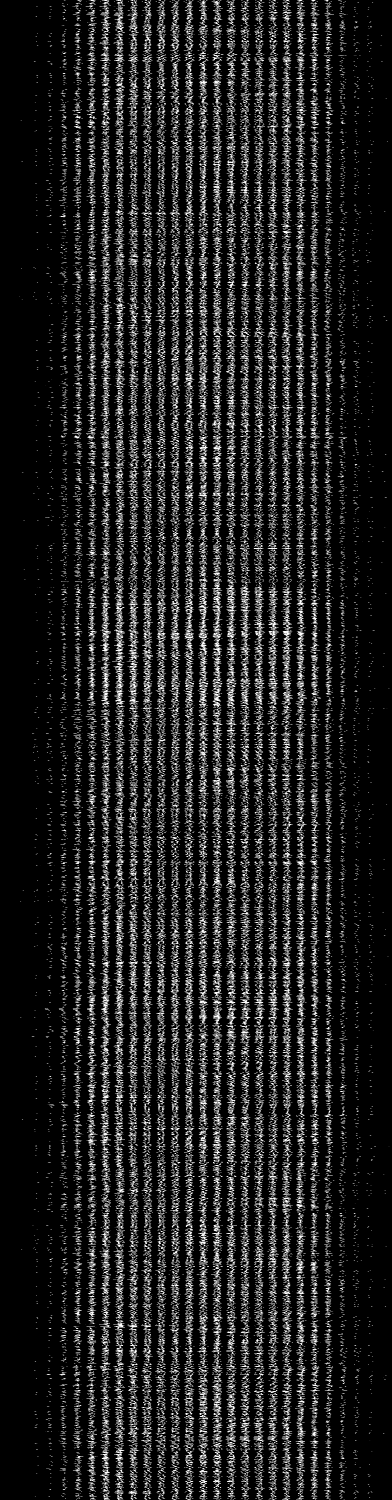
#> input picture _images/mnist_batch_0.png, 784 x 3000 px, found by its file name (shown at 1/2 size)
$ jupyter execute --allow-errors '07.3 Training an MLP using MNIST handwritten digit data.ipynb'
#> lines starting #> are read from the running program, lines starting #| are printed output that depends on the picture
# 3. Training an MLP using MNIST handwritten digit data

In this notebook, you will be working with a very famous dataset known as the [MNIST database of handwritten images](http://yann.lecun.com/exdb/mnist/) (*Modified National Institute of Standards and Technology* database).

The complete dataset comprises a training set of 60,000 example images and a test set containing a further 10,000 examples. Each of the handwritten digit images have been "size-normalized" to the same image size. In addition, each sample digit has been centred within the fixed-size image.

## 3.1 Extracting MNIST training images from an image data file

The MNIST handwritten image dataset has been widely used for benchmarking the performance of different machine-learning techniques, particularly in their early stages of development. It is also widely used for demonstration purposes, and you will meet several neural networks that were originally trained on the dataset in later notebooks.

In order to work with the dataset, we need to access it somehow. One common way of distributing the dataset is to encode all the handwritten digit image files, or batches or them, within another image file. In the example we will be working with, where each handwritten digit image is represented as a 28 x 28 pixel greyscale image, each row of the "distribution" image file contains the 28 x 28 x 1 = 784 pixel values that represent a single 28 x 28 pixel handwritten digit image.

This is what one of the distribution data image files looks like:

At first glance, it doesn't look like a lot of handwritten digits, does it?

So let's investigate that large image file a little bit more.

*This notebook includes quite a lot of fiddly bits of code to handle the MNIST images data. You are not expected to be able to write this sort of code, nor even to necessarily understand it. It is provided as a demonstration to illustrate the process steps and the sort of code required to actually make use of the data.*

### 3.1.1 Importing the MNIST data image
When displayed as an image, the image is 784 pixels wide and 3000 pixels high, which we can see from the size of the image if we load it in to Python as an image object:

[cell 1]
from PIL import Image

# Load in the image data file
img = Image.open('mnist_batch_0.png')
#> img is the input picture: PIL image 784x3000 L; min 0, max 255, mean 33.4

# If the image is a colour image, we can use various tools
# to convert it to a greyscale image
# .convert("L")

# Display the size of the image as (rows, columns)
print(f'The image size, given as (columns, rows), is {img.size}.')
#| The image size, given as (columns, rows), is (784, 3000).

This image itself contains 3000 lines of MNIST image data, corresponding to 3000 separate handwritten digit images. The 784 columns in each row represent a linearised version of the $28 \times 28 = 784$ values that represent the values of each pixel in each `28 × 28` pixel handwritten digit image.

We can preview what one of the rows looks like by running the following code cell:

[cell 2]
# If we convert the image data to a one-dimensional array (i.e. a list of values)
# the first 784 elements will represent the contents of the first row
# That is, a linear representation of the first 28 x 28 pixel sized handwritten digit image
print(list(img.getdata())[:784])
#> (printed output is left out)

We can inspect the image object to see how the data has been encoded:

[cell 3]
img.getbands()
#> Out = ('L',)

In this case, from the [`PIL` package documentation](https://pillow.readthedocs.io/en/4.1.x/handbook/concepts.html#modes), we see that mode `L` corresponds to a black and white image encoded with 8-bit pixels, defining each pixel as an integer with one of $2^8$ values, which is to say an integer in the range `0...255`, as can be seen from the preview of the first row of the image data.

### 3.1.2 Extracting individual digit images

What happens if we take one of these rows of data, cast it into its own 28 x 28 array, and convert it to an image file format?

[cell 4]
import numpy as np

# Turn the image data into a multidimensional array
# of 3000 separate 28 x 28 arrays
images_array = np.array(img).reshape(3000, 28, 28)

# Get the third item (index value 2), that is, the third 28 x 28 image data array
image_array = images_array[2]
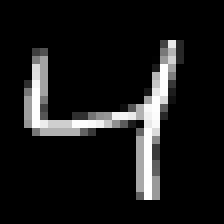
#> image_array: shape (28, 28) (shown 8 times larger); min 0, max 255, mean 24.8

# And convert it to an image
image_image = Image.fromarray(image_array)

# Then display it
image_image

The `sensor_data.image_from_array()` function will also create the image for us using the same approach:

[cell 5]
from nn_tools.sensor_data import image_from_array

image_from_array(image_array)
#> (this line was passed over: nn_tools is not available in this run)

We can zoom in on an image to look at it in more detail using the `nn_tools.sensor_data.zoom_img` function:

[cell 6]
from nn_tools.sensor_data import zoom_img

zoom_img(image_image)
#> (this line was passed over: nn_tools is not available in this run)

We now see the handwritten digit not as series of numbers but as an actual image.

For convenience, if we want to work with a list of images, we can generate one using the `get_images_list_from_images_array()` function:

[cell 7]
from nn_tools.sensor_data import get_images_list_from_images_array

#> (the rest of this cell did not finish here and is left out)

### 3.1.3 Viewing an individual digit image as data

We can also view the image data in a *pandas* dataframe, trimming the dataframe to remove background coloured edging.

*By default, the dataframe returning functions will preview the dataframe with colour highlight; pass the attribute `show=False` to disable this view.*

[cell 8]
from nn_tools.sensor_data import trim_image, df_from_image

#> (the rest of this cell did not finish here and is left out)

*Record your own observations here about how the numeric values associated with each pixel correspond to the way they are rendered in the original image and in the false-colour dataframe heat map shown above.*

To recap, the original *mnist_batch_0.png* file, which just happened to be an image file and could be viewed as such, was actually being used as a convenient way of transporting 3000 rows of data. In turn, each row of data could itself be transformed into a square data array that could then be rendered as a distinct handwritten digit image. The image itself, of course, is just numbers underneath...

### 3.1.4 So what?

At this point, you may be wondering what this has to do with training neural networks, let alone programming robots. What the example serves to demonstrate is that training a neural network on some test data may require a range of computer skills and knowledge to even get the data into a form where you can begin to make use of it.

Working with file formats and raw data representations often represents a large part of the workload associated with any data analysis, modelling, or classification task, and often requires significant computational data handling skills. Whilst we don't expect you to learn how to perform these data wrangling tasks yourself as part of this module, you should be aware that when you see recipes saying things like "*just load in the dataset...*", there may be quite a lot of work associated with that word, *just*.

*To learn more about working with data along the whole data pipeline, from data acquisition, to data cleaning, management, storage, analysis and presentation, consider taking the Open University module [__TM351 Data management and analysis__](http://www.open.ac.uk/courses/modules/tm351).*

## 3.2 Preparing the MNIST image training data

Although MLP classifiers can struggle with large images, the 28 x 28 pixel image size used for the MNIST images is not too large to train an MLP on, although it does require an input layer containing 784 neurons, one for each pixel.

To train the MLP on the linearised pixel values, we need to present labelled images that identify the category (that is, the digit) that each image represents.

The training labels are provided in a separate file which we can load in as follows:

[cell 9]
import json

# The labels.txt file contains 3000 digit labels in the same order as the image data file
with open('labels.txt', 'r') as f:
#> (reads content/06_Robot_Lab/labels.txt from the repository)
    labels = json.load(f)

# Show the length of the label array and the value of the first 10 digits
len(labels), labels[:10]

### 3.2.1 Grabbing random test images and their labels

The following cell imports a helper function to retrieve a random image from the images array, or the image corresponding to the provided index value:

Run the following cell repeatedly to try the `get_random_image()` function out:

[cell 10]
from nn_tools.sensor_data import get_random_image

#> (the rest of this cell did not finish here and is left out)

*Re-run the previous cell several times to preview the display of different randomly selected images.*

*Record any observations or notes here that you would like to make about the images you observed.*

To access a particular image, such as the first image in the dataset, pass its index:

#> (a cell that did not finish here is left out)

## 3.3 Training a simple MLP on the MNIST image data

We can now train a simple MLP from the MNIST data and the training labels.

The *scikit-learn* `MLPClassifier` can automatically identify from a training set the number of nodes required for the input and output layers, so all we need to provide is the hidden layer(s) definition.

*One of the intuitions for making sense of how neural networks work is to consider each thing to be recognised as being represented by a vector. In the case of the MNIST images, this is a 784-dimensional vector (which is rather more dimensions than the three dimensional world we are familiar with!)*

*The classification task is then one of trying to classify things as belonging to the same group if they are pointing in roughly the same direction in this high-dimensional space.*

*The point of normalising the lengths of the vectors is because we are most interested in the direction they are pointing, not how far along the path they are.*

### 3.3.1 Training the MLP

For starters, let's see if we can train the network to classify the images using a single layer containing 40 hidden neurons:

[cell 12]
from sklearn.neural_network import MLPClassifier

hidden_layer_sizes = (40)
max_iterations = 40

MLP = MLPClassifier(hidden_layer_sizes=hidden_layer_sizes, max_iter=max_iterations,
                    verbose=True,
                    # For reproducibility, set the inital random state to a specified seed value
                    #random_state=1,
                   )

We need to present the data as a list (that is, as a one-dimensional linear array) of lists (or vectors). Each vector contains 784 values, corresponding to the $28\times28$ pixels in each image.

To simplify training, we also normalise the length of each of these image vectors so the length of each vector is 1.

The `images_list` contains the image data as a list of images. We can retrieve the pixel data for an image as a list (`list(image.getdata())`), and then normalise the image vectors using the *scikit-learn* `normalize` function:

[cell 13]
from sklearn.preprocessing import normalize

images_data = []

# For each image in the images_list
#> (the rest of this cell did not finish here and is left out)

When training the network, we can use the first 2900 images as a training set and hold back 100 images to use as a "previously unseen" image test set.

[cell 14]
test_limit = 100
#> (the rest of this cell did not finish here and is left out)

Review the shape of the trained network and the loss function:

[cell 15]
from nn_tools.network_views import network_structure, show_loss

network_structure(MLP)
#> (this line was passed over: nn_tools is not available in this run)
show_loss(MLP)
#> (this line was passed over: nn_tools is not available in this run)
